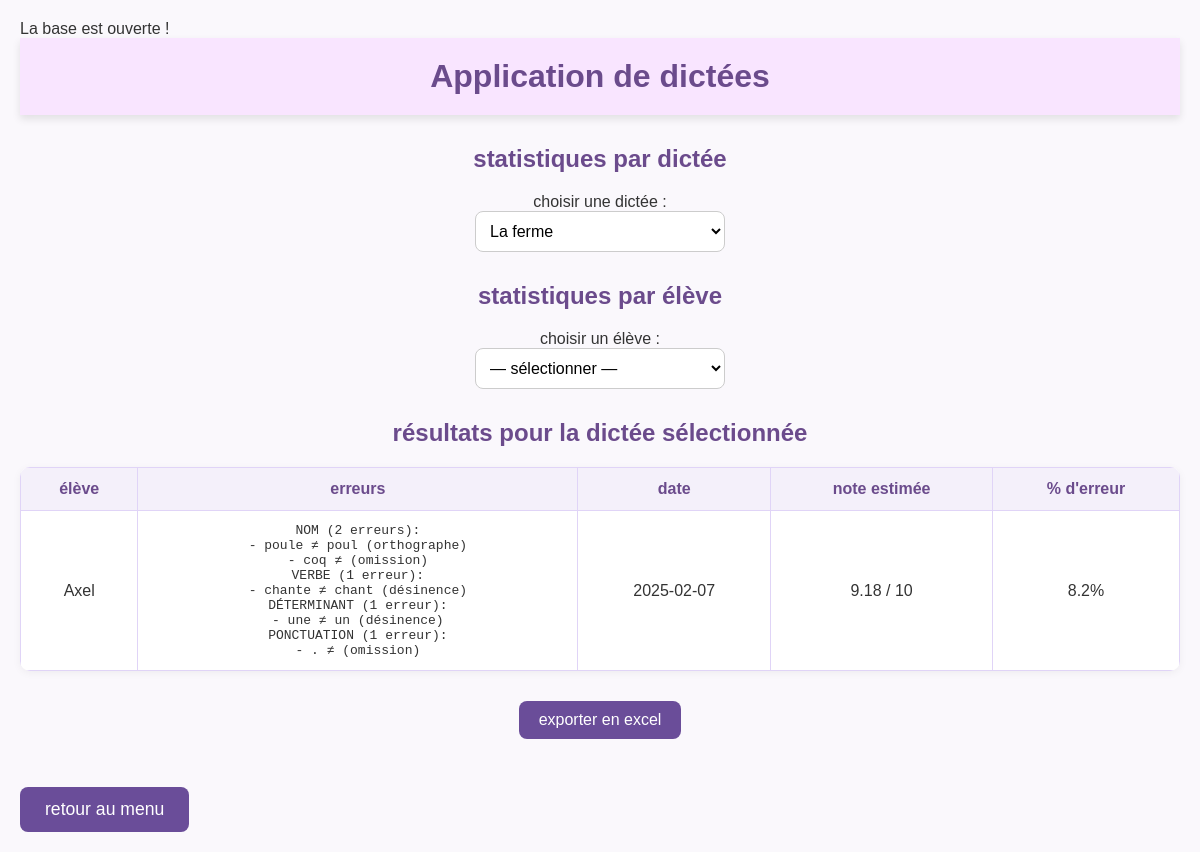
The app's page /stats.php?id_dictee=82 with its own data.
### tables this page shows
CREATE TABLE `reponses` (
  `id` int(11) NOT NULL,
  `id_dictee` int(11) DEFAULT NULL,
  `id_eleve` int(11) DEFAULT NULL,
  `reponse` text,
  `erreurs` text,
  `date_saisie` datetime DEFAULT NULL
);

CREATE TABLE `eleves` (
  `id` int(11) NOT NULL,
  `nom` varchar(255) DEFAULT NULL,
  `niveau` varchar(10) DEFAULT NULL
);

### stats.php (the view, shortened to what this page needs)
<?php
require 'connexion.php';
function calculer_stats($original, $saisi) {
    $distance = levenshtein($original, $saisi);
    $longueur = max(strlen($original), 1);
    $erreur_pourcentage = round(($distance / $longueur) * 100, 2);
    $note = round(max(0, 10 - ($erreur_pourcentage / 10)), 2);
    return [$erreur_pourcentage, $note];
}
?>
<html lang="fr">
<head>
</head>
<body>
<header>
  <h1>Application de dictées</h1>
</header>
<?php
$dictees = $pdo->query("select id, titre from dictees order by id")->fetchAll(PDO::FETCH_ASSOC);
?>
<h2>statistiques par dictée</h2>
<form method="get">
  <label for="id_dictee">choisir une dictée :</label><br>
  <select name="id_dictee" id="id_dictee" onchange="this.form.submit()">
    <?php foreach($dictees as $d): ?>
      <option value="<?= $d['id'] ?>" <?= (isset($_GET['id_dictee']) && $_GET['id_dictee'] == $d['id']) ? 'selected' : '' ?>>
        <?= htmlspecialchars($d['titre']) ?>
      </option>
    <?php endforeach; ?>
  </select>
</form>
<h2>statistiques par élève</h2>
<form method="get">
  <label for="id_eleve">choisir un élève :</label><br>
  <select name="id_eleve" id="id_eleve" onchange="this.form.submit()">
    <option value="">— sélectionner —</option>
  </select>
</form>
<?php
if (isset($_GET['id_dictee']) && !empty($_GET['id_dictee'])) {
    $did = (int)$_GET['id_dictee'];
    $stmt = $pdo->prepare("select e.nom, r.reponse, r.erreurs, r.date_saisie
                           from reponses r
                           join eleves e on r.id_eleve = e.id
                           where r.id_dictee = ?
                           order by e.nom, r.date_saisie");
    $stmt->execute([$did]);
    $data = $stmt->fetchAll(PDO::FETCH_ASSOC);
    echo "<h2>résultats pour la dictée sélectionnée</h2>";
    if ($data) {
        echo "<table><thead><tr>
                <th>élève</th>
                <th>erreurs</th>
                <th>date</th>
                <th>note estimée</th>
                <th>% d'erreur</th>
              </tr></thead><tbody>";
        foreach ($data as $row) {
            if (!isset($contenu_dictee)) {
                $stmt_texte = $pdo->prepare("select contenu from dictees where id = ?");
                $stmt_texte->execute([$did]);
                $contenu_dictee = $stmt_texte->fetchColumn();
            }
            list($erreur_pourcentage, $note_estimee) = calculer_stats($contenu_dictee, $row['reponse']);
            echo "<tr>
                    <td>".htmlspecialchars($row['nom'])."</td>
                    <td><pre>".htmlspecialchars($row['erreurs'])."</pre></td>
                    <td>".htmlspecialchars(substr($row['date_saisie'], 0, 10))."</td>
                    <td>$note_estimee / 10</td>
                    <td>$erreur_pourcentage%</td>
                  </tr>";
        }
        echo "</tbody></table>";
        echo "<div class='export-btn'>
                <form method='get' action='export_par_dictee.php'>
                  <input type='hidden' name='id_dictee' value='$did'>
                  <button type='submit'>exporter en excel</button>
                </form>
              </div>";
    } else {
        echo "<p>aucune réponse pour cette dictée.</p>";
    }
}
?>
<br><a class="button" href="index.php">retour au menu</a>
</body>
</html>

### stats.php (style rules this page uses)
* { margin: 0; padding: 0; box-sizing: border-box; }
body { font-family: 'arial', sans-serif; background-color: #faf8fc; color: #333; padding: 20px; }
header { background-color: #f9e5ff; padding: 20px; text-align: center; box-shadow: 0px 4px 8px rgba(0, 0, 0, 0.1); margin-bottom: 30px; }
header h1 { font-size: 2em; color: #6b4b8c; }
h2 { text-align: center; color: #6b4b8c; margin-bottom: 20px; }
form { margin-bottom: 30px; text-align: center; }
select { padding: 10px; width: 250px; border-radius: 8px; border: 1px solid #ccc; font-size: 1em; background-color: #ffffff; transition: border-color 0.3s; }
button { margin-top: 10px; padding: 10px 20px; background-color: #6a4d99; color: white; border: none; border-radius: 8px; font-size: 1em; cursor: pointer; transition: background-color 0.3s, transform 0.3s; }
table { width: 100%; border-collapse: collapse; margin-top: 20px; background-color: #ffffff; border-radius: 10px; overflow: hidden; box-shadow: 0px 2px 8px rgba(0, 0, 0, 0.05); }
th, td { border: 1px solid #e0d4f7; padding: 12px; text-align: center; }
th { background-color: #f4f0fa; color: #6b4b8c; }
td pre { white-space: pre-wrap; word-wrap: break-word; }
.export-btn { text-align: center; margin-top: 20px; }
a.button { display: inline-block; background-color: #6a4d99; color: white; text-decoration: none; padding: 12px 25px; border-radius: 8px; font-size: 1.1em; transition: background-color 0.3s, transform 0.3s; }

### records on screen
reponses: id_eleve.nom "Axel", erreurs "NOM (2 erreurs): - poule ≠ poul (orthographe) - coq ≠ (omission) VERBE (1 erreur): - chante ≠ chant (désinence) DÉTERMINANT (1 erreur): - une ≠ un (désinence) PONCTUATION (1 erreur): - . ≠ (omission)", date_saisie "2025-02-07", note_estimee "9.18", erreur_pourcentage "8.2"

### other values on screen
form field id_dictee "La ferme"
